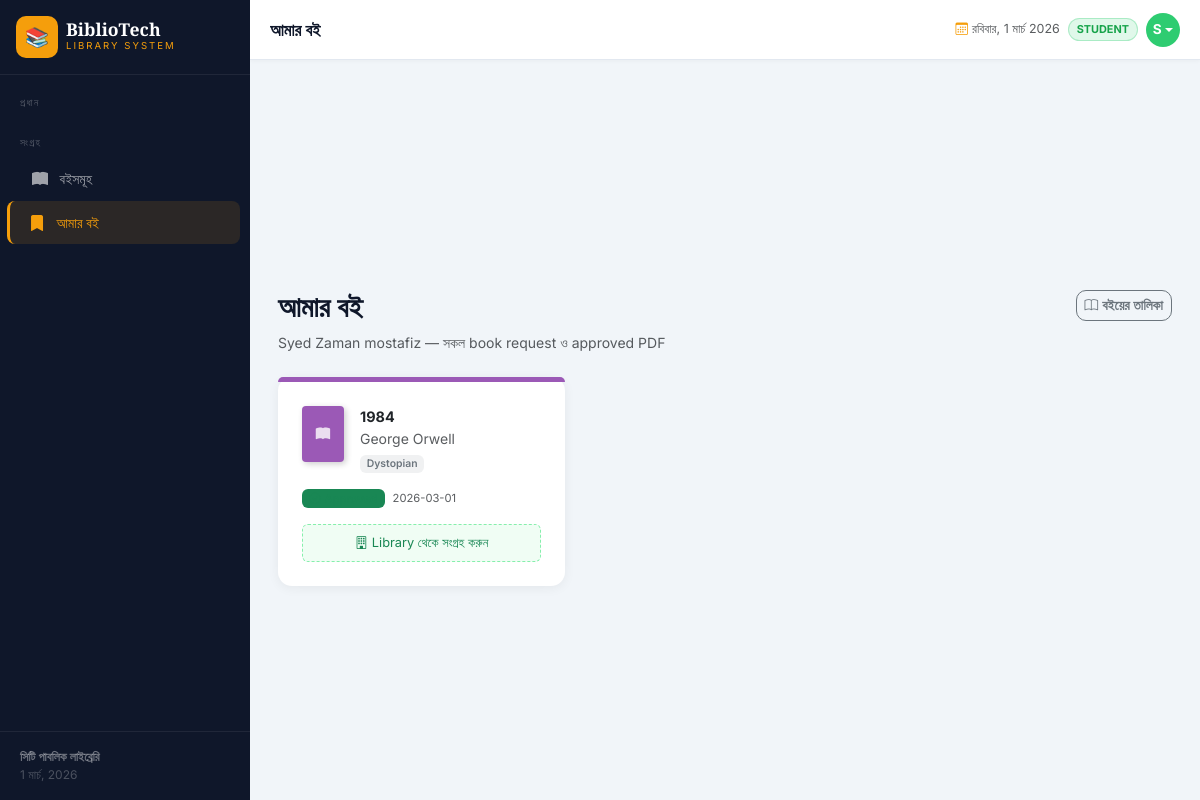
Before: /my-books (signed in) with the older database file.
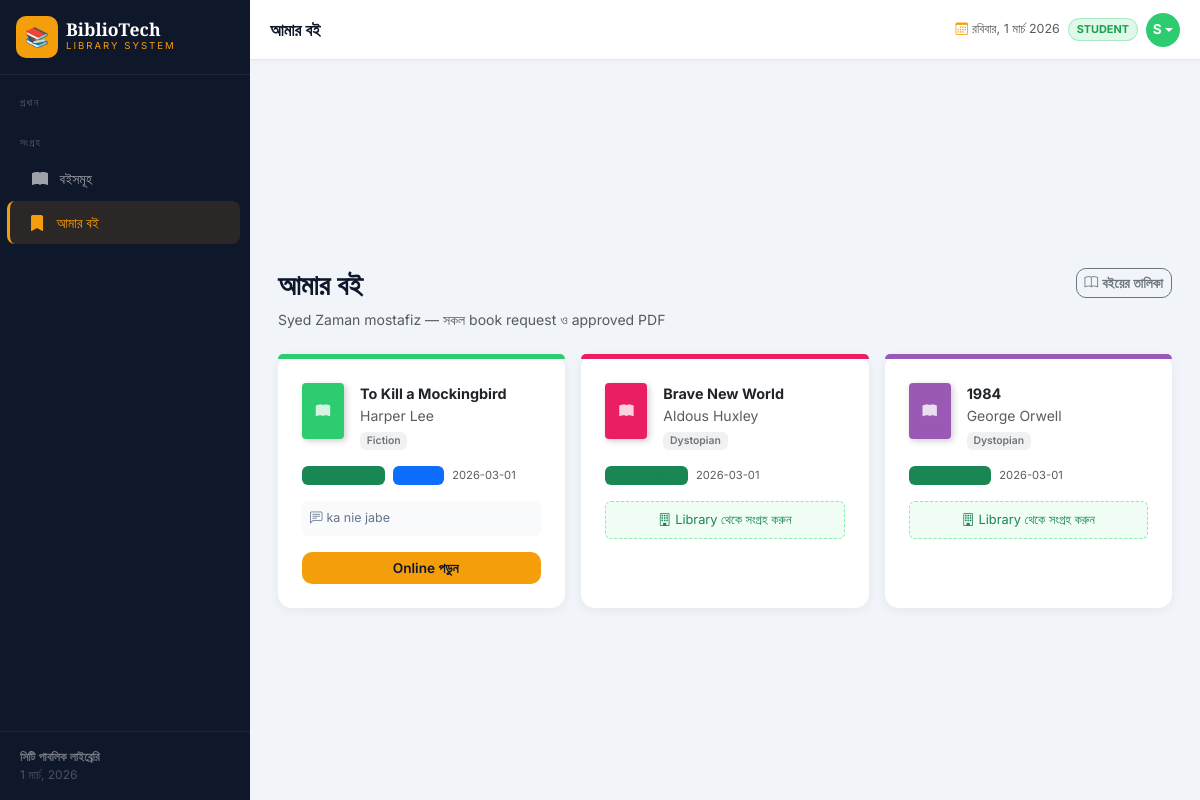
After: the same page with the newer database file.
### tables this page shows
CREATE TABLE book_requests (
        id INTEGER PRIMARY KEY AUTOINCREMENT,
        book_id INTEGER NOT NULL, student_id INTEGER NOT NULL,
        student_note TEXT,
        request_date TEXT DEFAULT CURRENT_TIMESTAMP,
        status TEXT DEFAULT 'pending', admin_note TEXT, resolved_date TEXT,
        pdf_filename TEXT,
        FOREIGN KEY(book_id) REFERENCES books(id),
        FOREIGN KEY(student_id) REFERENCES students(id)
    );

CREATE TABLE books (
        id INTEGER PRIMARY KEY AUTOINCREMENT,
        title TEXT NOT NULL, author TEXT NOT NULL, isbn TEXT UNIQUE,
        genre TEXT, total_copies INTEGER DEFAULT 1, available_copies INTEGER DEFAULT 1,
        added_date TEXT DEFAULT CURRENT_TIMESTAMP, cover_color TEXT DEFAULT '#4A90D9'
    );

### app.py (the view)
@app.route('/my-books')
@student_required
def my_books():
    conn = get_db()
    books_list = conn.execute("""
        SELECT br.*, b.title as book_title, b.author, b.cover_color, b.genre
        FROM book_requests br
        JOIN books b ON br.book_id = b.id
        WHERE br.student_id = ?
        ORDER BY br.request_date DESC
    """, (session['student_id'],)).fetchall()
    conn.close()
    return render_template('my_books.html', books=books_list)

### app.py (called while the page is built)
def student_required(f):
    @wraps(f)
    def decorated(*args, **kwargs):
        if not session.get('student_logged_in'):
            flash('বই request করতে আগে Student Login করুন।', 'info')
            return redirect(url_for('student_login', next=request.path))
        return f(*args, **kwargs)
    return decorated

def get_db():
    conn = sqlite3.connect(DB_PATH)
    conn.row_factory = sqlite3.Row
    return conn

def get_settings():
    conn = get_db()
    rows = conn.execute('SELECT key, value FROM settings').fetchall()
    conn.close()
    return {row['key']: row['value'] for row in rows}

@app.context_processor
def inject_settings():
    return dict(site=get_settings())

### templates/my_books.html (shortened to what this page needs)
{% extends 'base.html' %}
{% block topbar_title %}আমার বই{% endblock %}
{% block content %}
<div class="d-flex flex-wrap justify-content-between align-items-start gap-2 mb-4 page-header">
    <div>
        <h1>আমার বই</h1>
        <p class="text-muted mb-0" style="font-size:.875rem">{{ session.get('student_name') }} — সকল book request ও approved PDF</p>
    </div>
    <a href="{{ url_for('books') }}" class="btn btn-outline-secondary btn-sm">
        <i class="bi bi-book me-1"></i>বইয়ের তালিকা
    </a>
</div>
{% if books %}
<div class="row g-3">
    {% for book in books %}
    <div class="col-12 col-sm-6 col-xl-4">
        <div class="card content-card h-100">
            <div style="height:5px;background:{{ book.cover_color }};border-radius:14px 14px 0 0"></div>
            <div class="card-body p-3 p-md-4">
                <div class="d-flex gap-3 mb-3">
                    <div class="book-cover-sm flex-shrink-0" style="background:{{ book.cover_color }};width:42px;height:56px">
                        <i class="bi bi-book-fill" style="font-size:.9rem"></i>
                    </div>
                    <div class="overflow-hidden">
                        <div class="fw-bold text-truncate" style="font-size:.9rem">{{ book.book_title }}</div>
                        <div class="text-muted small">{{ book.author }}</div>
                        {% if book.genre %}<span class="badge bg-secondary bg-opacity-10 text-secondary mt-1" style="font-size:.65rem">{{ book.genre }}</span>{% endif %}
                    </div>
                </div>
                <div class="d-flex align-items-center gap-2 mb-3 flex-wrap">
                    {% if book.status == 'pending' %}
                    <span class="badge bg-warning bg-opacity-15 text-warning"><i class="bi bi-hourglass-split me-1"></i>অপেক্ষায়</span>
                    {% elif book.status == 'approved' %}
                    <span class="badge bg-success bg-opacity-15 text-success"><i class="bi bi-check-circle me-1"></i>Approved</span>
                    {% if book.pdf_filename %}<span class="badge bg-primary bg-opacity-15 text-primary"><i class="bi bi-file-pdf me-1"></i>PDF</span>{% endif %}
                    {% elif book.status == 'rejected' %}
                    <span class="badge bg-danger bg-opacity-15 text-danger"><i class="bi bi-x-circle me-1"></i>বাতিল</span>
                    {% endif %}
                    <span class="text-muted" style="font-size:.7rem">{{ book.request_date[:10] }}</span>
                </div>
                {% if book.admin_note %}
                <div class="p-2 rounded-2 mb-3" style="background:#f8fafc;font-size:.78rem;color:#64748b">
                    <i class="bi bi-chat-left-text me-1"></i>{{ book.admin_note }}
                </div>
                {% endif %}
                {% if book.status == 'approved' and book.pdf_filename %}
                <a href="{{ url_for('read_pdf', req_id=book.id) }}" class="btn btn-gold w-100">
                    Online পড়ুন
                </a>
                {% elif book.status == 'approved' %}
                <div class="p-2 rounded-2 text-center" style="background:#f0fdf4;border:1px dashed #86efac;font-size:.8rem">
                    <i class="bi bi-building me-1 text-success"></i><span class="text-success">Library থেকে সংগ্রহ করুন</span>
                </div>
                {% elif book.status == 'pending' %}
                <div class="p-2 rounded-2 text-center" style="background:#fffbeb;border:1px dashed #fcd34d;font-size:.8rem">
                    <i class="bi bi-clock me-1 text-warning"></i><span class="text-warning">Admin approval এর অপেক্ষায়</span>
                </div>
                {% else %}
                <div class="p-2 rounded-2 text-center" style="background:#fef2f2;border:1px dashed #fca5a5;font-size:.8rem">
                    <span class="text-danger">Request বাতিল হয়েছে</span>
                </div>
                {% endif %}
            </div>
        </div>
    </div>
    {% endfor %}
</div>
{% endif %}
{% endblock %}

Changed rows visible on the page:
added book_requests: book_title "To Kill a Mockingbird", author "Harper Lee", genre "Fiction", status "approved" (drawn), request_date "2026-03-01", admin_note "ka nie jabe"
added book_requests: book_title "Brave New World", author "Aldous Huxley", genre "Dystopian", status "approved" (drawn), request_date "2026-03-01"
